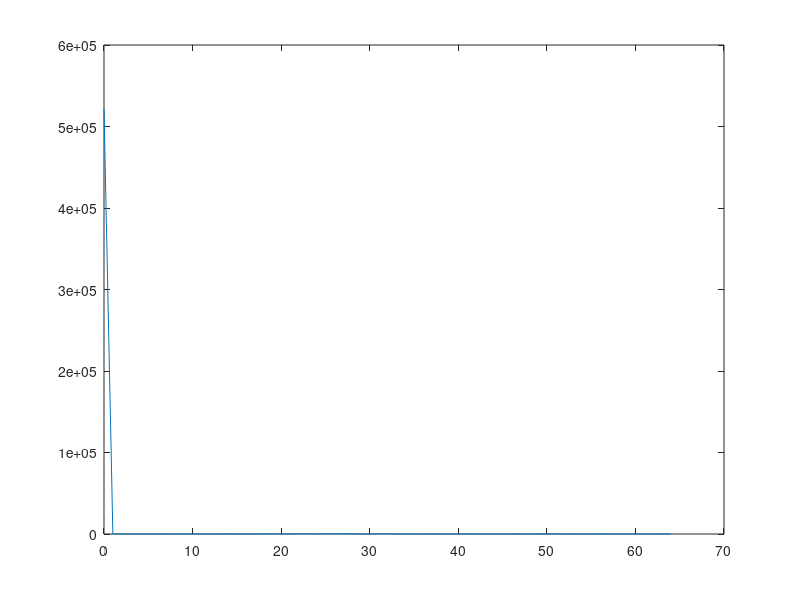

Reproduce this figure in MATLAB.
Data=dlmread('onhead.dat'); 

fs= 128;
nf=128;
Y=fft(Data, nf);
f=fs/2*linspace(0,1,nf/2+1);
Z=abs(Y(1:nf/2+1));
plot(f, abs(Y(1:nf/2+1)));
